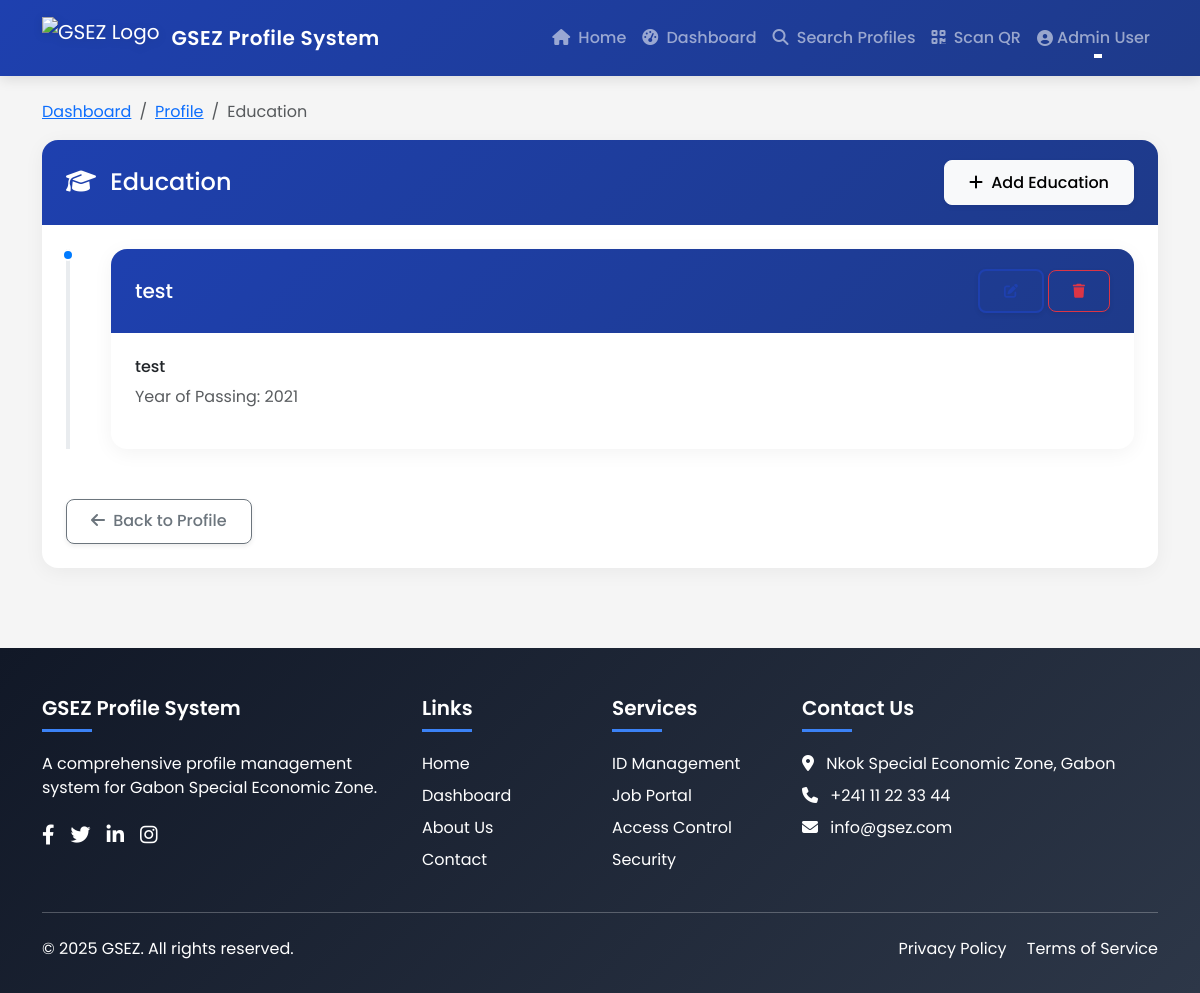
The app's page /profile/GSEZ-HR001/education/ (signed in) with its own data.
### profile_system/models.py (models this page shows, shortened)
class Education(models.Model):
    profile = models.ForeignKey(Profile, on_delete=models.CASCADE, related_name='education')
    qualification = models.CharField(max_length=255)
    institution = models.CharField(max_length=255)
    year_of_passing = models.IntegerField()

### profile_system/views.py (the view)
# urls.py: path('profile/<str:gsez_id>/education/', views.education, name='education'),
@login_required
def education(request, gsez_id):
    profile = get_object_or_404(Profile, gsez_id=gsez_id)
    if request.user != profile.user and not request.user.is_staff:
        messages.error(request, 'You do not have permission to view this profile.')
        return redirect('home')
    education = profile.education.all()
    context = {
        'profile': profile,
        'education': education,
    }
    return render(request, 'profile_system/education.html', context)

### profile_system/models.py (called while the page is built)
    @property
    def is_admin(self):
        return self.role == 'admin'

### templates/profile_system/education.html (shortened to what this page needs)
{% extends 'base.html' %}
{% load static %}
{% block content %}
<div class="container mt-4">
    <div class="row">
        <div class="col-md-12">
            <nav aria-label="breadcrumb">
                <ol class="breadcrumb">
                    <li class="breadcrumb-item"><a href="{% url 'dashboard' %}">Dashboard</a></li>
                    <li class="breadcrumb-item"><a href="{% url 'profile_detail' gsez_id=profile.gsez_id %}">Profile</a></li>
                    <li class="breadcrumb-item active" aria-current="page">Education</li>
                </ol>
            </nav>
        </div>
    </div>
    <div class="row">
        <div class="col-md-12">
            <div class="card">
                <div class="card-header bg-primary text-white d-flex justify-content-between align-items-center">
                    <h4 class="mb-0">
                        <i class="fas fa-graduation-cap me-2"></i> Education
                    </h4>
                    <a href="{% url 'add_education' gsez_id=profile.gsez_id %}" class="btn btn-light">
                        <i class="fas fa-plus me-1"></i> Add Education
                    </a>
                </div>
                <div class="card-body">
                    {% if education %}
                        <div class="timeline">
                            {% for edu in education %}
                                <div class="timeline-item">
                                    <div class="timeline-marker"></div>
                                    <div class="timeline-content">
                                        <div class="card mb-4">
                                            <div class="card-header d-flex justify-content-between align-items-center">
                                                <h5 class="mb-0">{{ edu.institution }}</h5>
                                                <div>
                                                    <a href="{% url 'edit_education' gsez_id=profile.gsez_id education_id=edu.id %}" class="btn btn-sm btn-outline-primary">
                                                        <i class="fas fa-edit"></i>
                                                    </a>
                                                    <a href="{% url 'delete_education' gsez_id=profile.gsez_id education_id=edu.id %}" class="btn btn-sm btn-outline-danger" onclick="return confirm('Are you sure you want to delete this education entry?');">
                                                        <i class="fas fa-trash"></i>
                                                    </a>
                                                </div>
                                            </div>
                                            <div class="card-body">
                                                <h6>{{ edu.qualification }}</h6>
                                                <p class="text-muted">
                                                    Year of Passing: {{ edu.year_of_passing }}
                                                </p>
                                            </div>
                                        </div>
                                    </div>
                                </div>
                            {% endfor %}
                        </div>
                    {% endif %}
                    <div class="mt-4">
                        <a href="{% url 'profile_detail' gsez_id=profile.gsez_id %}" class="btn btn-outline-secondary">
                            <i class="fas fa-arrow-left me-1"></i> Back to Profile
                        </a>
                    </div>
                </div>
            </div>
        </div>
    </div>
</div>
{% endblock %}

### templates/base.html (shortened to what this page needs)
<!DOCTYPE html>
<html lang="en">
<head>
    <link href="https://cdn.jsdelivr.net/npm/bootstrap@5.3.0/dist/css/bootstrap.min.css" rel="stylesheet">
    <link rel="stylesheet" href="https://cdnjs.cloudflare.com/ajax/libs/font-awesome/6.4.0/css/all.min.css">
    <link href="https://unpkg.com/aos@2.3.1/dist/aos.css" rel="stylesheet">
</head>
<body>
    <nav class="navbar navbar-expand-lg navbar-dark sticky-top">
        <div class="container">
            <a class="navbar-brand" href="{% url 'home' %}">
                <img src="/static/img/GSEZ.png" alt="GSEZ Logo">
                <span>GSEZ Profile System</span>
            </a>
            <div class="collapse navbar-collapse" id="navbarNav">
                <ul class="navbar-nav ms-auto">
                    <li class="nav-item">
                        <a class="nav-link" href="{% url 'home' %}">
                            <i class="fas fa-home me-1"></i> Home
                        </a>
                    </li>
                    {% if user.is_authenticated %}
                        <li class="nav-item">
                            <a class="nav-link" href="{% url 'dashboard' %}">
                                <i class="fas fa-tachometer-alt me-1"></i> Dashboard
                            </a>
                        </li>
                        {% if user.is_staff %}
                            <li class="nav-item">
                                <a class="nav-link" href="{% url 'search_profiles' %}">
                                    <i class="fas fa-search me-1"></i> Search Profiles
                                </a>
                            </li>
                            <li class="nav-item">
                                <a class="nav-link" href="{% url 'scan_qr' %}">
                                    <i class="fas fa-qrcode me-1"></i> Scan QR
                                </a>
                            </li>
                        {% endif %}
                        <li class="nav-item dropdown">
                            <a class="nav-link dropdown-toggle d-flex align-items-center" href="#" id="userDropdown" role="button" data-bs-toggle="dropdown">
                                {% if user.profile.photo %}
                                    <img src="{{ user.profile.photo.url }}" alt="Profile" class="rounded-circle me-2" style="width: 28px; height: 28px; object-fit: cover;">
                                {% else %}
                                    <i class="fas fa-user-circle me-1"></i>
                                {% endif %}
                                {{ user.get_full_name|default:user.username }}
                            </a>
                        </li>
                    {% endif %}
                </ul>
            </div>
        </div>
    </nav>
    <main>
        {% block content %}{% endblock %}
    </main>
    <footer class="footer">
        <div class="container">
            <div class="row">
                <div class="col-lg-4 mb-4 mb-lg-0">
                    <h5>GSEZ Profile System</h5>
                    <p class="mb-4">A comprehensive profile management system for Gabon Special Economic Zone.</p>
                    <div class="d-flex gap-3">
                        <a href="#" class="text-white"><i class="fab fa-facebook-f fa-lg"></i></a>
                        <a href="#" class="text-white"><i class="fab fa-twitter fa-lg"></i></a>
                        <a href="#" class="text-white"><i class="fab fa-linkedin-in fa-lg"></i></a>
                        <a href="#" class="text-white"><i class="fab fa-instagram fa-lg"></i></a>
                    </div>
                </div>
                <div class="col-lg-2 col-md-4 col-6 mb-4 mb-md-0">
                    <h5>Links</h5>
                    <ul class="list-unstyled">
                        <li class="mb-2"><a href="{% url 'home' %}" class="text-white text-decoration-none">Home</a></li>
                        <li class="mb-2"><a href="{% url 'dashboard' %}" class="text-white text-decoration-none">Dashboard</a></li>
                        <li class="mb-2"><a href="#" class="text-white text-decoration-none">About Us</a></li>
                        <li><a href="#" class="text-white text-decoration-none">Contact</a></li>
                    </ul>
                </div>
                <div class="col-lg-2 col-md-4 col-6 mb-4 mb-md-0">
                    <h5>Services</h5>
                    <ul class="list-unstyled">
                        <li class="mb-2"><a href="#" class="text-white text-decoration-none">ID Management</a></li>
                        <li class="mb-2"><a href="{% url 'job_list' %}" class="text-white text-decoration-none">Job Portal</a></li>
                        <li class="mb-2"><a href="#" class="text-white text-decoration-none">Access Control</a></li>
                        <li><a href="#" class="text-white text-decoration-none">Security</a></li>
                    </ul>
                </div>
                <div class="col-lg-4 col-md-4">
                    <h5>Contact Us</h5>
                    <ul class="list-unstyled">
                        <li class="mb-2"><i class="fas fa-map-marker-alt me-2"></i> Nkok Special Economic Zone, Gabon</li>
                        <li class="mb-2"><i class="fas fa-phone me-2"></i> +241 11 22 33 44</li>
                        <li class="mb-2"><i class="fas fa-envelope me-2"></i> info@gsez.com</li>
                    </ul>
                </div>
            </div>
            <hr class="my-4 bg-light">
            <div class="row">
                <div class="col-md-6">
                    <p class="mb-md-0">&copy; {% now "Y" %} GSEZ. All rights reserved.</p>
                </div>
                <div class="col-md-6 text-md-end">
                    <p class="mb-0">
                        <a href="#" class="text-white text-decoration-none me-3">Privacy Policy</a>
                        <a href="#" class="text-white text-decoration-none">Terms of Service</a>
                    </p>
                </div>
            </div>
        </div>
    </footer>
</body>
</html>

### templates/base.html (style rules this page uses)
:root { --primary-color: #1e40af; --primary-light: #3b82f6; --primary-dark: #1e3a8a; --secondary-color: #0ea5e9; --accent-color: #f59e0b; --dark-color: #111827; --light-color: #f9fafb; --gray-color: #6b7280; --success-color: #10b981; --warning-color: #f59e0b; --danger-color: #ef4444; }
body { font-family: 'Poppins', sans-serif; background-color: #f5f5f5; color: var(--dark-color); }
.navbar { background: linear-gradient(135deg, var(--primary-color) 0%, var(--primary-dark) 100%); box-shadow: 0 4px 12px rgba(0, 0, 0, 0.1); padding: 0.75rem 1rem; }
.navbar-brand { display: flex; align-items: center; }
.navbar-brand img { height: 42px; margin-right: 12px; filter: drop-shadow(0 2px 4px rgba(0,0,0,0.1)); transition: transform 0.3s ease; }
.navbar-brand span { font-weight: 600; font-size: 1.25rem; letter-spacing: 0.5px; }
.nav-link { font-weight: 500; padding: 0.5rem 1rem; position: relative; transition: all 0.3s ease; }
.nav-link:after { content: ''; position: absolute; width: 0; height: 2px; bottom: 0; left: 50%; background-color: white; transition: all 0.3s ease; transform: translateX(-50%); }
.btn { font-weight: 500; border-radius: 8px; padding: 0.6rem 1.5rem; transition: all 0.3s ease; box-shadow: 0 2px 5px rgba(0, 0, 0, 0.08); }
.btn-outline-primary { border: 2px solid var(--primary-color); color: var(--primary-color); }
.card { border: none; border-radius: 16px; box-shadow: 0 4px 20px rgba(0, 0, 0, 0.05); transition: all 0.4s ease; overflow: hidden; }
.card-header { background: linear-gradient(135deg, var(--primary-color) 0%, var(--primary-dark) 100%); color: white; font-weight: 600; padding: 1.25rem 1.5rem; border-bottom: none; }
.card-body { padding: 1.5rem; }
.footer { background: linear-gradient(135deg, var(--dark-color) 0%, #2d3748 100%); color: white; padding: 3rem 0 2rem; margin-top: 5rem; }
.footer h5 { font-weight: 600; margin-bottom: 1.25rem; position: relative; padding-bottom: 0.75rem; }
.footer h5:after { content: ''; position: absolute; width: 50px; height: 3px; background-color: var(--primary-light); bottom: 0; left: 0; }

### templates/profile_system/education.html (style rules this page uses)
.timeline { position: relative; padding-left: 30px; margin-bottom: 50px; }
.timeline:before { content: ''; position: absolute; left: 0; top: 0; height: 100%; width: 4px; background: #e9ecef; }
.timeline-item { position: relative; margin-bottom: 30px; }
.timeline-marker { position: absolute; left: -34px; top: 0; width: 12px; height: 12px; border-radius: 50%; background: #007bff; border: 2px solid #fff; }
.timeline-content { padding-left: 15px; }

### records on screen
Education: institution "test", qualification "test", year_of_passing "2021"

### other values on screen
{{ user.get_full_name|default:user.username }} "Admin User"
